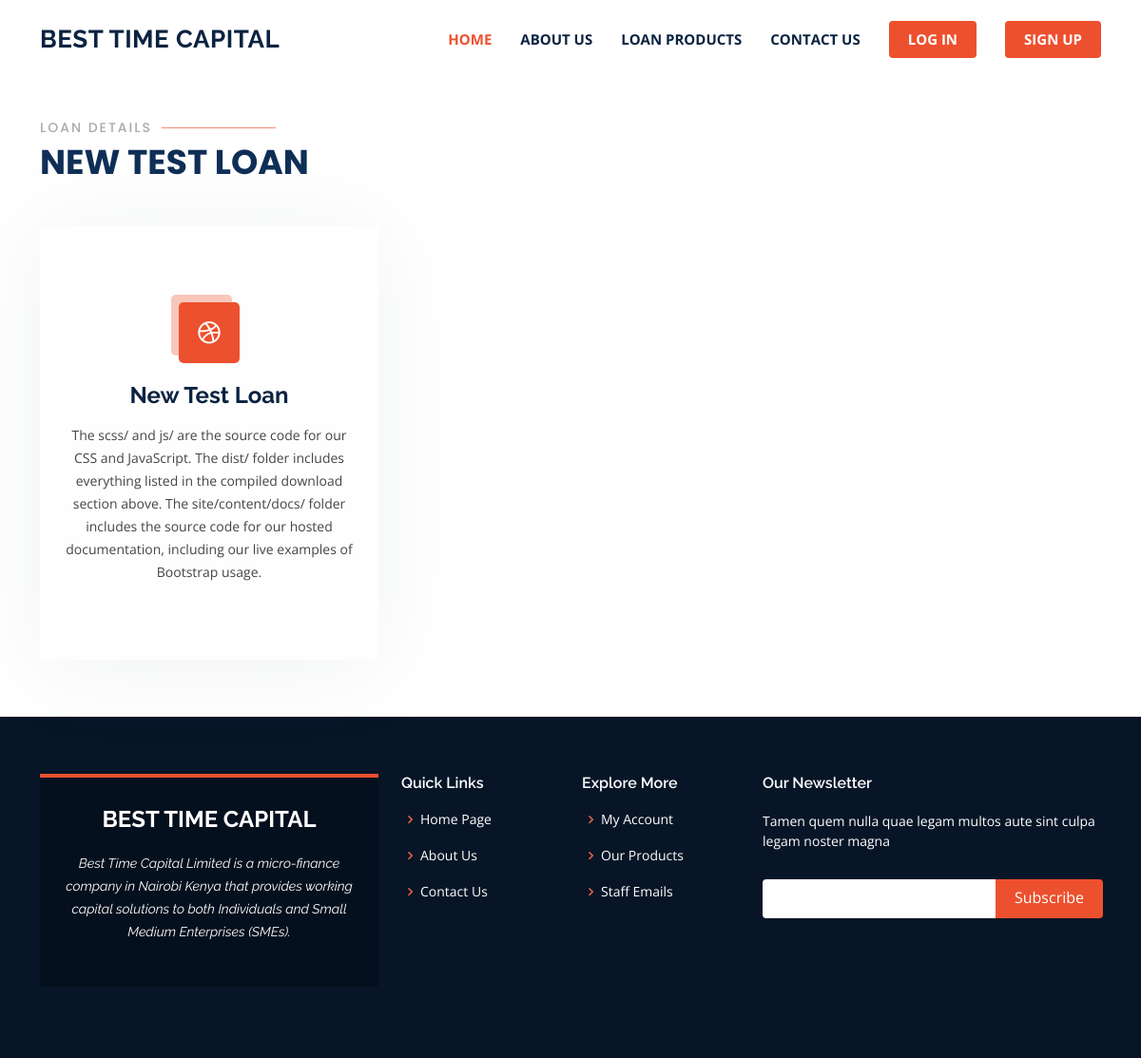
Before: /loans/1/details with the older database file.
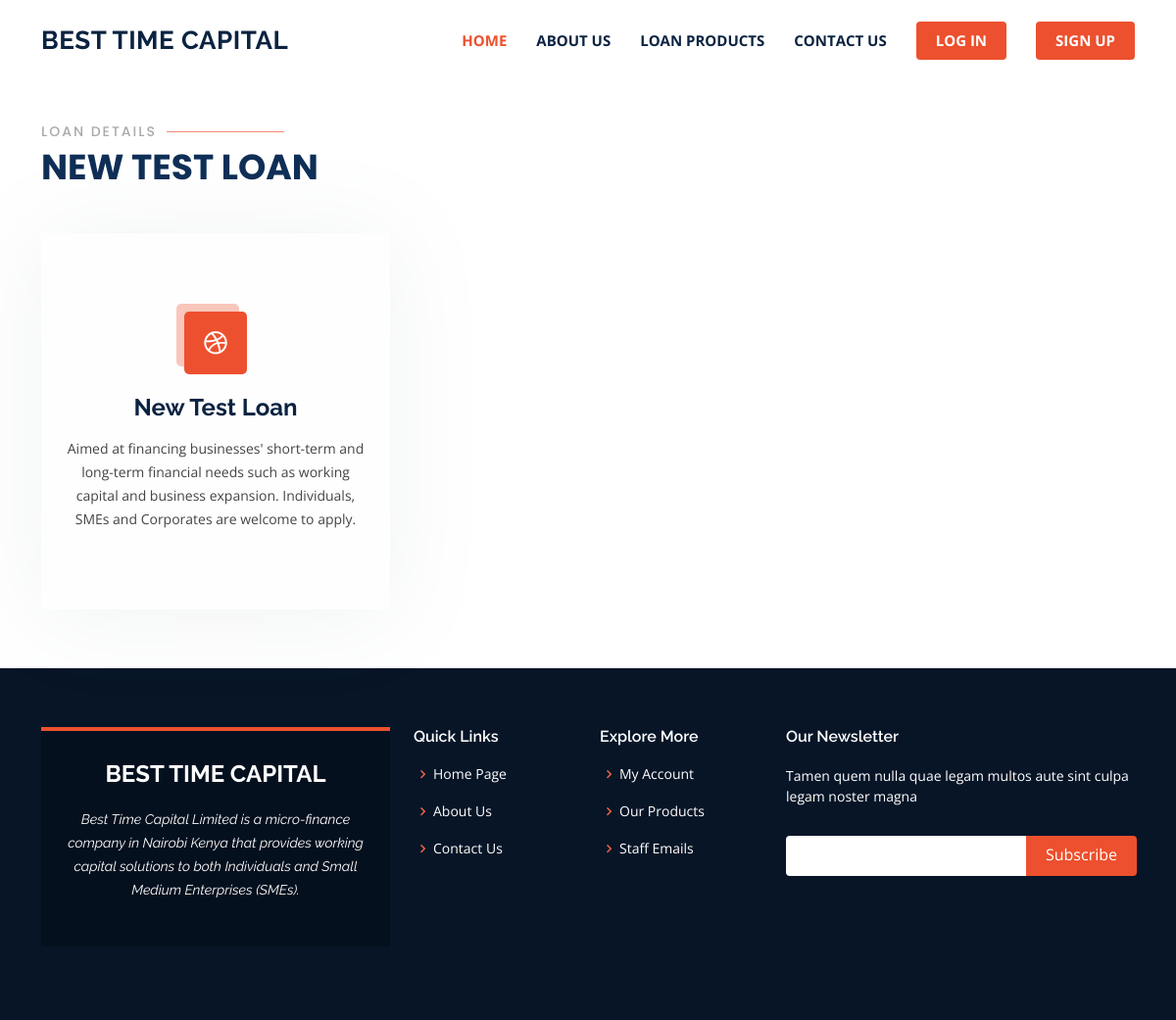
After: the same page with the newer database file.
### loans/models.py (models this page shows, shortened)
class Loans(models.Model):
    loan_title = models.CharField(max_length=255)
    loan_description = models.TextField()
    interest = models.IntegerField()
    thumbnail = models.ImageField(upload_to ='uploads/')
    created_by = models.ForeignKey(CustomUser, related_name='loans', on_delete=models.CASCADE)
    created_at = models.DateTimeField(auto_now_add=True)
    changed_at = models.DateTimeField(auto_now=True)

### loans/views.py (the view)
# urls.py: path('loans/<int:loan_id>/details', loan_detail, name="loan_detail"),
def loan_detail(request, loan_id):
    loan = Loans.objects.get(pk=loan_id)
    context = {
        "loan": loan,
    }
    return render(request, 'loans/loan_detail.html', context)

### loans/templates/loans/loan_detail.html (shortened to what this page needs)
{% extends "base.html" %}
{% load static %}
{% block content %}
<main id="main">
    <section id="services" class="services" style="margin-top: 70px;">
      <div class="container" data-aos="fade-up">
        <div class="section-title">
          <h2>Loan Details</h2>
          <p>{{ loan.loan_title }}</p>
        </div>
        <div class="row">
          <div class="col-lg-4 col-md-6 d-flex align-items-stretch" data-aos="zoom-in" data-aos-delay="100">
            <div class="icon-box">
              <div class="icon"><i class="bx bxl-dribbble"></i></div>
              <h4><a href="{% url 'apply_for_loan' loan.id %}">{{ loan.loan_title }}</a></h4>
              <p>{{ loan.loan_description }}</p>
            </div>
          </div>
        </div>
      </div>
    </section>
  </main>
 {% endblock content %}

Changed rows visible on the page:
changed Loans "NEW TEST LOAN": loan_description "The scss/ and js/ are the source code for our CSS and JavaScript. The dist/ folder includes everything listed in the compiled download section above. The site/content/docs/ folder includes the source code for our hosted documentation, including our live examples of Bootstrap usage." → "Aimed at financing businesses' short-term and long-term financial needs such as working capital and business expansion. Individuals, SMEs and Corporates are welcome to apply."
